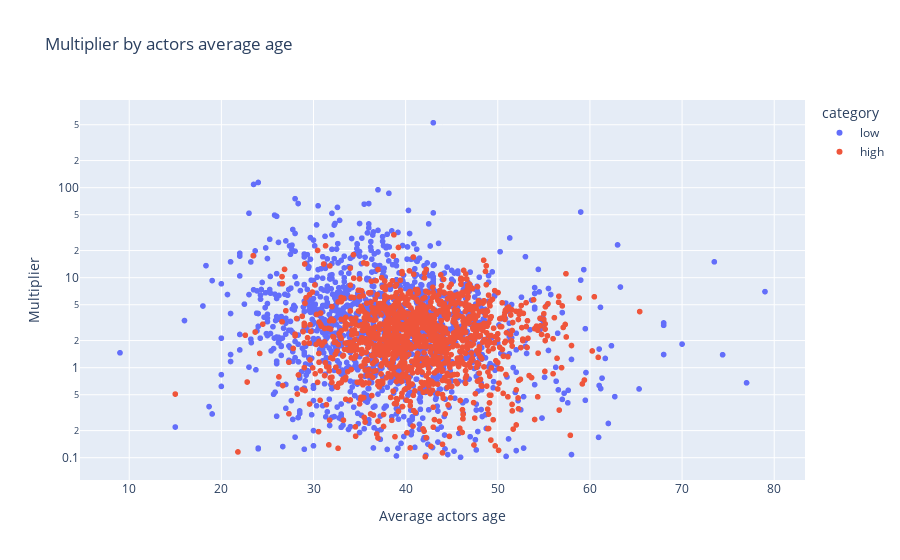

The notebook cell this image was saved under:
### Markdown cell above
### Movie age and sex

### Code cell
# Plot the multiplier vs average age

fig = px.scatter(df, x='average_age', y='multiplier', color='category',
                 labels={'average_age': 'Average actors age', 'multiplier': 'Multiplier'},
                 title='Multiplier by actors average age', log_y=True, )

fig.show()

fig.write_html("./plots_html/multiplier_actors_age.html",include_plotlyjs = False)

### Figure 1 — Plotly figure (JSON) as saved in the notebook; plotly's stock layout.template omitted (floating-point values rounded to 4 significant figures; data arrays with more than 128 entries replaced by an {"elided": "..."} marker saying what was removed)
{"data": [{"hovertemplate": "category=low<br>Average actors age=%{x}<br>Multiplier=%{y}<extra></extra>", "legendgroup": "low", "marker": {"color": "#636efa", "symbol": "circle"}, "mode": "markers", "name": "low", "showlegend": true, "type": "scattergl", "x": {"elided": "1349 float values"}, "xaxis": "x", "y": {"elided": "1349 float values"}, "yaxis": "y"}, {"hovertemplate": "category=high<br>Average actors age=%{x}<br>Multiplier=%{y}<extra></extra>", "legendgroup": "high", "marker": {"color": "#EF553B", "symbol": "circle"}, "mode": "markers", "name": "high", "showlegend": true, "type": "scattergl", "x": {"elided": "1308 float values"}, "xaxis": "x", "y": {"elided": "1308 float values"}, "yaxis": "y"}], "layout": {"legend": {"title": {"text": "category"}, "tracegroupgap": 0}, "title": {"text": "Multiplier by actors average age"}, "xaxis": {"anchor": "y", "domain": [0, 1], "title": {"text": "Average actors age"}}, "yaxis": {"anchor": "x", "domain": [0, 1], "title": {"text": "Multiplier"}, "type": "log"}}}
